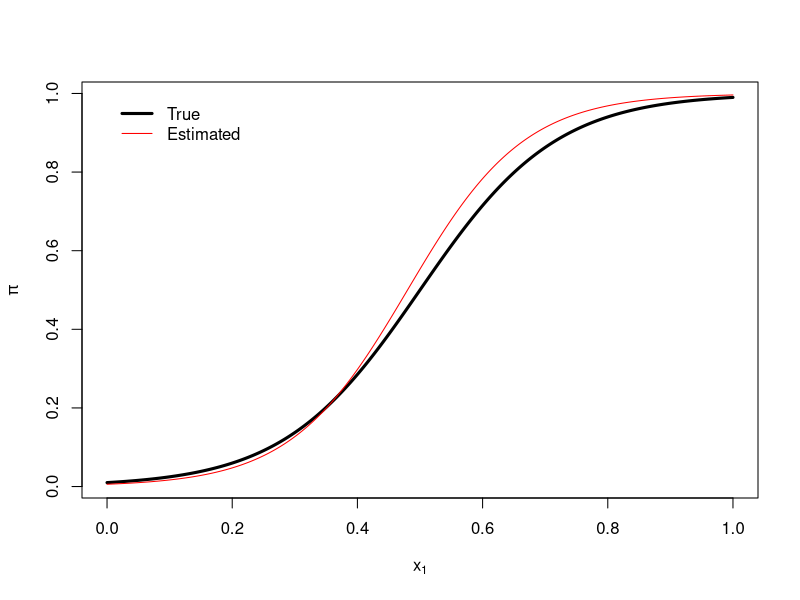
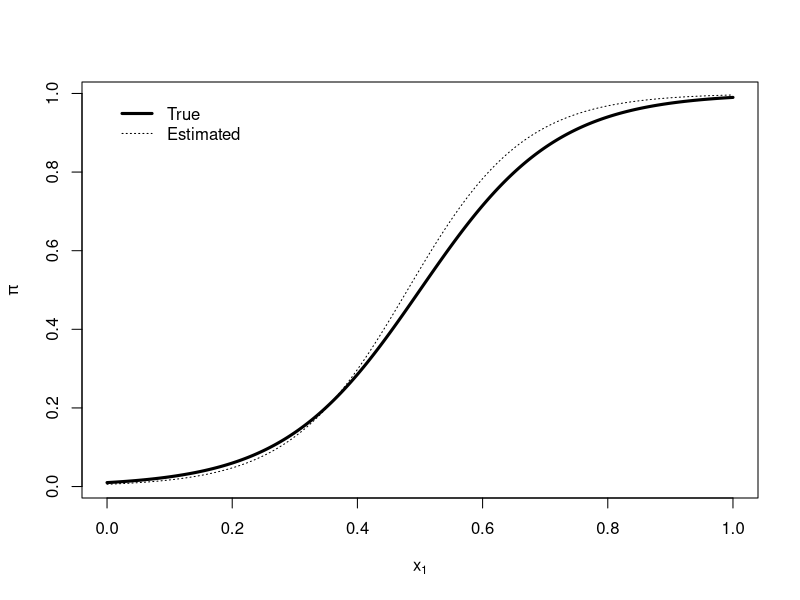
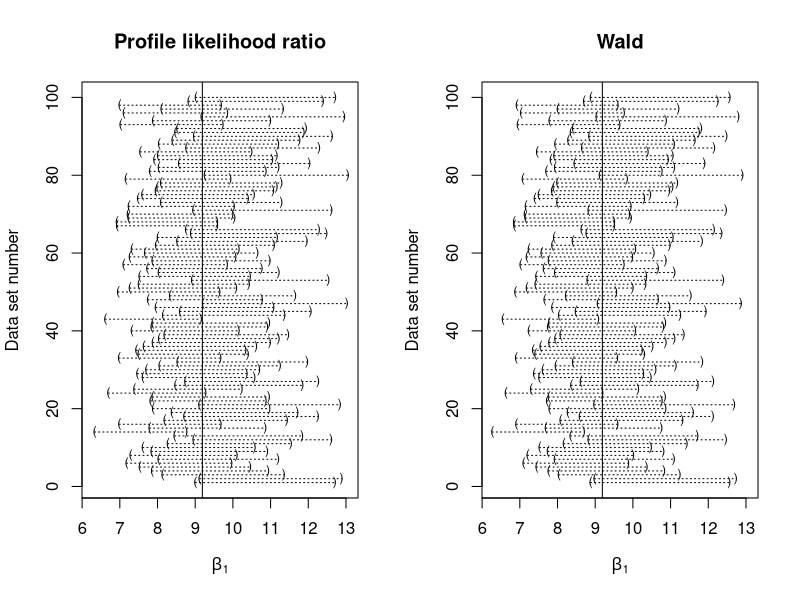
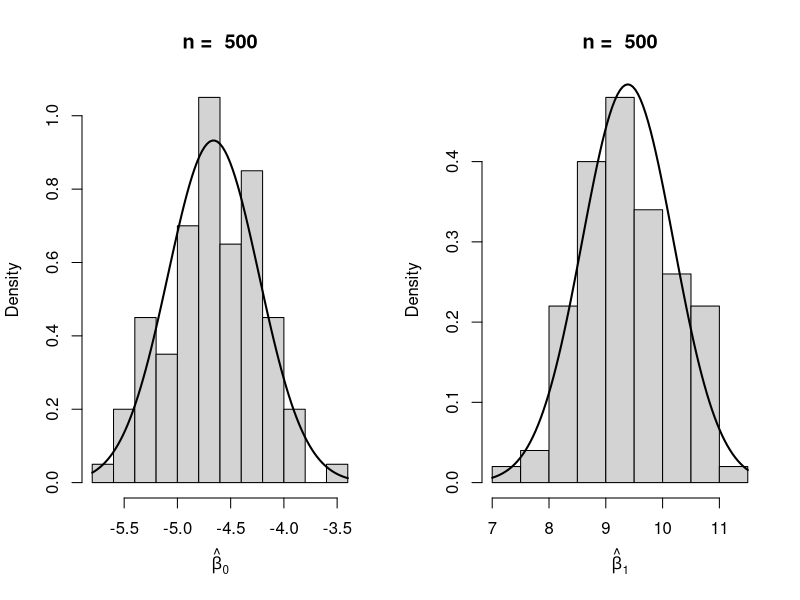
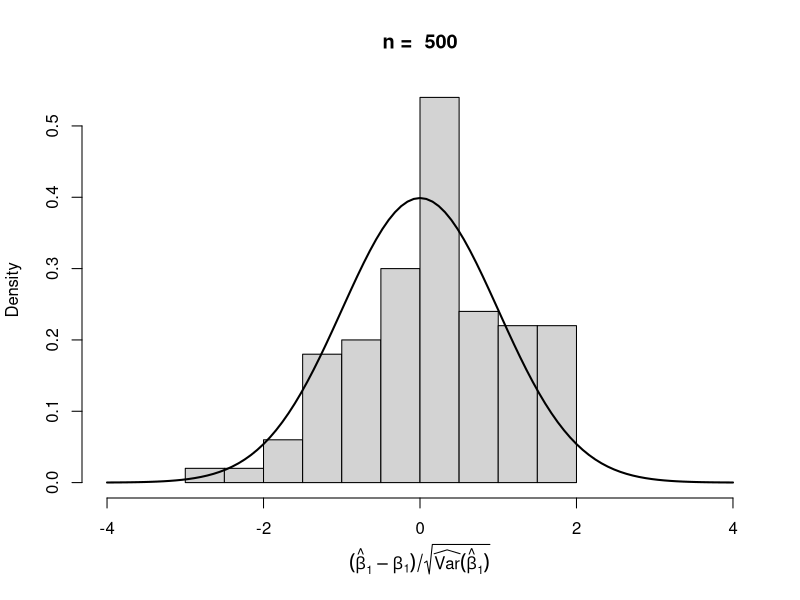
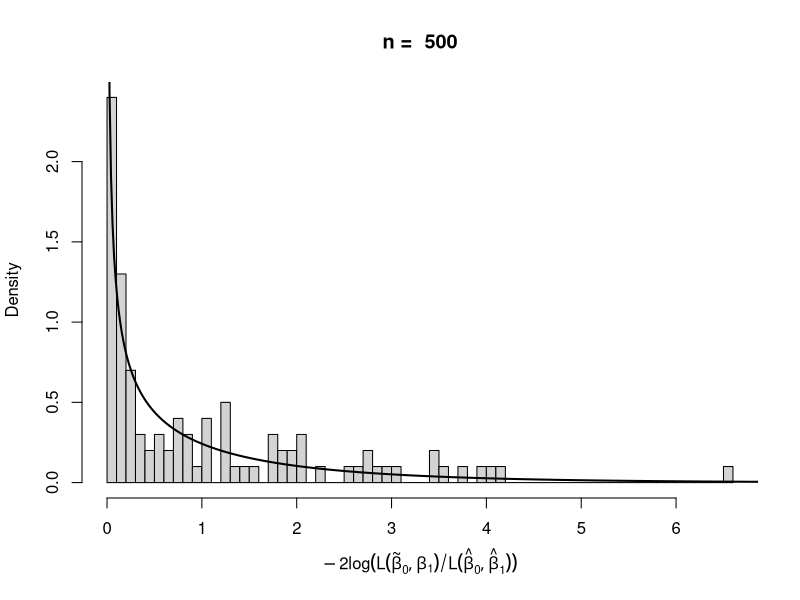
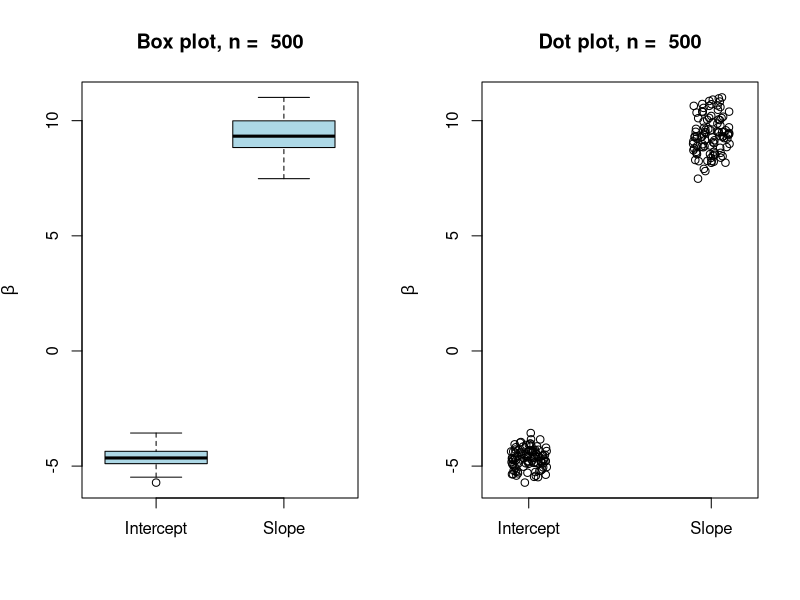
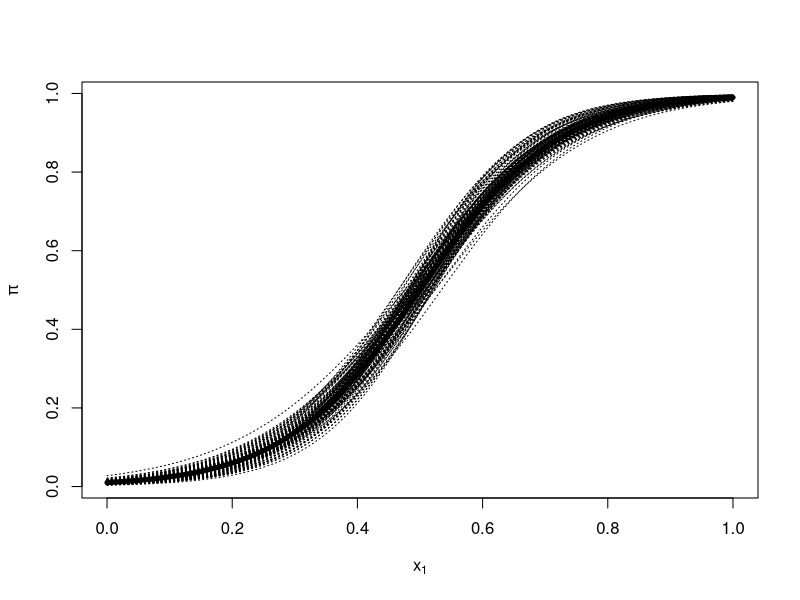

The R source for these figures, in order:
#####################################################################
# NAME:  Chris Bilder                                               #
# DATE:  5-9-11                                                     #
# PURPOSE: Examine the sampling distribution of beta^_1             #
#                                                                   #
# NOTES:                                                            #
#####################################################################

#####################################################################
# Settings where logit(pi) = beta0 + beta1*x and x = 0 or 1

  # What is beta_1 when x = 0?
  pi.x0<-0.01
  beta0<-log(pi.x0/(1-pi.x0))
  beta0

  # What is beta_1 when x = 1?
  pi.x1<-0.99
  beta1<-log(pi.x1/(1-pi.x1)) - beta0
  beta1

  # Check
  exp(beta0 + beta1*c(0,1)) / (1 + exp(beta0 + beta1*c(0,1)))

  # Plot of model
  # pdf(file = "c:\\figures\\Figure2.8color.pdf", width = 7, height = 6, colormodel = "cmyk")   # Create plot for book
  curve(expr = exp(beta0 + beta1*x) / (1 + exp(beta0 + beta1*x)), xlim = c(0,1), ylab = expression(pi),
    n = 1000, lwd = 3, xlab = expression(x[1]) )


#####################################################################
# Simulate one data set for n = 500

  # Explanatory variable values and corresponding pi's
  set.seed(8238)
  x1<-runif(n = 500, min = 0, max = 1)
  pi<-exp(beta0 + beta1*x1) / (1 + exp(beta0 + beta1*x1))

  # Set seed number to reproduce results and simulate responses
  set.seed(1829)
  y<-rbinom(n = length(x1), size = 1, prob = pi)
  head(data.frame(y, x1, pi), n = 10)  # Check
  
  # Estimate model
  mod.fit<-glm(formula = y ~ x1, family = binomial(link = logit))  # no data argument needed
  mod.fit$coefficients
  cov.mat<-vcov(mod.fit)
  sqrt(cov.mat[2,2])  # sqrt( Var^(beta^_1) )
 
  # Plot of estimated model
  beta.hat0<-mod.fit$coefficients[1]
  beta.hat1<-mod.fit$coefficients[2]
  curve(expr = exp(beta.hat0 + beta.hat1*x) / (1 + exp(beta.hat0 + beta.hat1*x)), xlim = c(0,1), ylab = expression(pi),
    add = TRUE, col = "red", n = 1000)
  legend(x = 0, y = 1, legend = c("True", "Estimated"), lty = c(1,1), col = c("black", "red"), lwd = c(3, 1),
    bty = "n")
  # dev.off()  # Create plot for book

   
  # Black-and-white version of plot
  # pdf(file = "c:\\figures\\Figure2.8BW.pdf", width = 7, height = 6, colormodel = "cmyk")   # Create plot for book
  curve(expr = exp(beta0 + beta1*x) / (1 + exp(beta0 + beta1*x)), xlim = c(0,1), ylab = expression(pi),
    n = 1000, lwd = 3, xlab = expression(x[1]) )
  curve(expr = exp(beta.hat0 + beta.hat1*x) / (1 + exp(beta.hat0 + beta.hat1*x)), xlim = c(0,1), ylab = expression(pi),
    add = TRUE, col = "black", lty = "dotted", n = 1000)
  legend(x = 0, y = 1, legend = c("True", "Estimated"), lty = c("solid", "dotted"), col = c("black", "black"), lwd = c(3, 1),
    bty = "n")
  # dev.off()  # Create plot for book

  # Confidence intervals for beta1
  profileLR.beta<-confint(mod.fit, parm = "x1", level = 0.95)  # profile LR interval
  profileLR.beta 
  wald.beta<-confint.default(mod.fit, parm = "x1", level = 0.95)  # Wald interval
  wald.beta
    
 
#####################################################################
# Simulate more than one data set and calculate true confidence level 

sim.all<-function(sample.size, number.data.sets, x, seed.numb, color = TRUE, linetype = "solid") {

  if(color == TRUE) {line.color = "red"} else {line.color = "black"}  # Allows for black-and-white plots to use in printed version of book
  # print(line.color)

  # Set seed number to reproduce results and simulate responses
  set.seed(seed.numb)
  y<-rbinom(n = length(x)*number.data.sets, size = 1, prob = pi)

  # Check out simulated data
  all.x<-rep(x, times = number.data.sets)

  # Restructure y for apply() function
  y.mat<-matrix(data = y, nrow = length(x), ncol = number.data.sets)
  # y.mat[1:3,1:5]  # Check


  # Function to estimate model and obtain pi^'s - could put this outside of sim.all() too
  calc2<-function(y, x) {
    mod.fit<-glm(formula = y ~ x, family = binomial(link = logit))
    den.logLik<-logLik(mod.fit)
    mod.fit2<-glm(formula = y ~ offset(beta1*x), family = binomial(link = logit))  # Used to get beta~_0 estimate
    num.logLik<-logLik(mod.fit2)
    profileLR.beta<-confint(mod.fit, parm = "x", level = 0.95)  # profile LR interval
    wald.beta<-confint.default(mod.fit, parm = "x", level = 0.95)  # Wald interval
    cov.mat<-vcov(mod.fit)
    c(as.numeric(profileLR.beta),  wald.beta, mod.fit$coefficients, mod.fit$converged,
      cov.mat[1,1], cov.mat[2,2], den.logLik, num.logLik)
  }

  # round(calc2(y = y.mat[,1], x = x),4)  # Check
  
  # Apply the function to every column of the y.mat matrix.
  save.results<-apply(X = y.mat, MARGIN = 2, FUN = calc2, x = x)
  

  #Calculate the true confidence level and investigate problems
  profile.ck<-ifelse(test = beta1 > save.results[1,], yes = ifelse(test = beta1 < save.results[2,], yes = 1, no = 0), no = 0)
  cat("Profile est. true conf. level", sum(profile.ck, na.rm = TRUE)/sum(!is.na(profile.ck)), "\n")  # Replaced number.data.sets with sum(!is.na(profile.ck)) due to the data sets where NA is produced for a confidence interval limit.
  cat("Profile problems = ", sum(is.na(profile.ck)), "\n")  # Number of data sets where profile LR interval did not work
  # sum(is.na(save.results[2,]))  # Problem with upper limit?
  # sum(is.na(save.results[1,]))  # Problem with lower limit?
  
  wald.ck<-ifelse(test = beta1 > save.results[3,], yes = ifelse(test = beta1 < save.results[4,], yes = 1, no = 0), no = 0)
  cat("Wald est. true conf. level", sum(wald.ck)/number.data.sets, "\n")
  
  
  # Plots of the first 100 intervals
  x11(width = 7, height = 8, pointsize = 12)
  par(mfrow = c(1,2))
  plot(x = save.results[1,1:100], y = 1:100, type = "p", pch = "(", xlim = c(min(save.results[c(1,3),1:100], na.rm = TRUE), max(save.results[c(2,4),1:100], na.rm = TRUE)),
       xlab = expression(beta[1]), ylab = "Data set number", main = "Profile likelihood ratio", cex = 0.75) 
  points(x = save.results[2,1:100], y = 1:100, pch = ")", cex = 0.75)
  segments(x0 = save.results[1,1:100], x1 =  save.results[2,1:100], y0 = 1:100, y1 = 1:100, lty = "dotted")
  abline(v = beta1, lty = "solid", col = line.color)
  cat("First 100 for profile = ", sum(profile.ck[1:100])/100, "\n")

  plot(x = save.results[3,1:100], y = 1:100, type = "p", pch = "(", xlim = c(min(save.results[c(1,3),1:100], na.rm = TRUE), max(save.results[c(2,4),1:100], na.rm = TRUE)),
       xlab = expression(beta[1]), ylab = "Data set number", main = "Wald", cex = 0.75) 
  points(x = save.results[4,1:100], y = 1:100, pch = ")", cex = 0.75)
  segments(x0 = save.results[3,1:100], x1 =  save.results[4,1:100], y0 = 1:100, y1 = 1:100, lty = "dotted")
  abline(v = beta1, lty = "solid", col = line.color)
  cat("First 100 for wald = ", sum(wald.ck[1:100])/100, "\n")
    
  # Length
  # mean(save.results[2,]-save.results[1,], na.rm = TRUE)
  # mean(save.results[4,]-save.results[3,])
  # median(save.results[2,]-save.results[1,], na.rm = TRUE)
  # median(save.results[4,]-save.results[3,])
  

  # Histogram of parameter estimates with normal distribution overlay
  x11(width = 11, height = 8, pointsize = 12)
  par(mfrow = c(1,2))

  # beta^_0
  hist(x = save.results[5,], xlab = expression(hat(beta)[0]), main = paste("n = ", sample.size), freq = FALSE)
  curve(expr = dnorm(x = x, mean = mean(save.results[5,]), sd = sqrt(var(save.results[5,]))), col = line.color, add = TRUE, lwd = 2)
  # beta^_1
  hist(x = save.results[6,], xlab = expression(hat(beta)[1]), main = paste("n = ", sample.size), freq = FALSE)
  curve(expr = dnorm(x = x, mean = mean(save.results[6,]), sd = sqrt(var(save.results[6,]))), col = line.color, add = TRUE, lwd = 2)

  # Z = (beta^_1 - beta_1)/sqrt(var(beta^_1))
  x11(width = 7, height = 6, pointsize = 12)
# pdf(file = "c:\\figures\\Figure2.10color.pdf", width = 7, height = 6, colormodel = "cmyk")   # Create plot for book
  par(mfrow = c(1,1))
  z<-(save.results[6,]-beta1)/sqrt(save.results[9,])
  hist(x = z,  freq = FALSE, main = paste("n = ", sample.size),,
    xlab = expression((hat(beta)[1] - beta[1]) / sqrt(widehat(Var)(hat(beta)[1])) ),
    xlim = c(-4,4))
  curve(expr = dnorm(x = x, mean = 0, sd = 1), col = line.color, add = TRUE, lwd = 2)
# dev.off()  # Create plot for book
  cat("z and standard normal quantiles: \n")
  print(quantile(x = z, probs = c(0.005, 0.05, 0.025, 0.95, 0.975, 0.995)))
  print(qnorm(p = c(0.005, 0.05, 0.025, 0.95, 0.975, 0.995)))

  # -2log(Lambda)
  x11(width = 7, height = 6, pointsize = 12)
  tran.stat<--2*(save.results[11,] - save.results[10,])
# pdf(file = "c:\\figures\\Figure2.11color.pdf", width = 7, height = 6, colormodel = "cmyk")   # Create plot for book
  hist(x = tran.stat, xlab = expression(-2*log(L(tilde(beta)[0], beta[1])/L(hat(beta)[0], hat(beta)[1]))),
    main = paste("n = ", sample.size), freq = FALSE, nclass = 50)  # For n = 500, helpful to have more classes than default
  curve(expr = dchisq(x = x, df=1), col = line.color, add = TRUE, lwd = 2, n = 1000, xlim = c(0.01,16))  # Starting at 0.01 eliminates the line being plotted at 0
# dev.off()  # Create plot for book
  cat("-2log(Lambda) and chi^2_1 quantiles: \n")
  print(quantile(x = tran.stat, probs = c(0.9, 0.95, 0.995)))
  print(qchisq(p = c(0.9, 0.95, 0.995), df = 1))


  # Plot of beta.hat's
  x11(width = 11, height = 8, pointsize = 12)
  par(mfrow = c(1,2))
  beta.lab<-c("Intercept", "Slope")
  plot.data<-data.frame(name = rep(x = beta.lab, each = number.data.sets), beta.hat = c(save.results[5,], save.results[6,]))
  par(mfrow = c(1,2))
  boxplot(formula = beta.hat ~ name, data = plot.data, col = "lightblue", main = paste("Box plot, n = ", sample.size), ylab = expression(hat(beta)),
    xlab = " ")
  stripchart(x = beta.hat ~ name, data = plot.data, method = "jitter", vertical = TRUE, pch = 1,
    main = paste("Dot plot, n = ", sample.size), ylab = expression(hat(beta)), xlab = "")

  # paste("n = ", sample.size)
  # Plot of first 100 models
  x11(width = 7, height = 6, pointsize = 12)
# pdf(file = "c:\\figures\\Figure2.9color.pdf", width = 7, height = 6, colormodel = "cmyk")   # Create plot for book
  save.results100<-save.results[,1:100]
  par(mfrow = c(1,1))
  curve(expr = exp(beta0 + beta1*x) / (1 + exp(beta0 + beta1*x)), xlim = c(0,1), ylab = expression(pi), lwd = 1,
    main = "", type = "n", xlab = expression(x[1]))  # Put graph up without anything in it (type = "n")
  # Estimated models
  for (i in 1:100) {
    beta.hat0<-save.results[5,i]
    beta.hat1<-save.results[6,i]
    curve(expr = exp(beta.hat0 + beta.hat1*x) / (1 + exp(beta.hat0 + beta.hat1*x)), xlim = c(0,1), ylab = expression(pi),
      add = TRUE, col = line.color, lty = linetype)  # Use solid line for book
  }
  # Plot true model on top of every other models plotted - this makes sure it is not covered
  curve(expr = exp(beta0 + beta1*x) / (1 + exp(beta0 + beta1*x)), xlim = c(0,1), ylab = expression(pi), lwd = 5, n = 1000,
     add = TRUE)
# dev.off()  # Create plot for book

  # Check convergence
  cat("Convergence information: ", sum(save.results[7,]), "\n")

  save.results
}

  sample.size<-500
  set.seed(8238)
  x<-runif(n = sample.size, min = 0, max = 1)
  pi<-exp(beta0 + beta1*x) / (1 + exp(beta0 + beta1*x))

  # Used for colored version of book
  # save.it<-sim.all(sample.size = sample.size, number.data.sets = 10000, x = x, seed.numb = 1829)

  # Used for black-and-white version of book
  # save.it<-sim.all(sample.size = sample.size, number.data.sets = 10000, x = x, seed.numb = 1829,
  #   color = FALSE, linetype = "dotted")

  # Smaller number of data sets for testing purposes
  save.it<-sim.all(sample.size = sample.size, number.data.sets = 100, x = x, seed.numb = 1829,
    color = FALSE, linetype = "dotted")
  

  #For those intervals that achieve the correct true confidence level, we would expect
  # their estimated true confidence levels to be within
  number.data.sets<-1000
  0.95 + qnorm(p = c(0.005, 0.995)) * sqrt(0.95*(1-0.95)/number.data.sets)


#